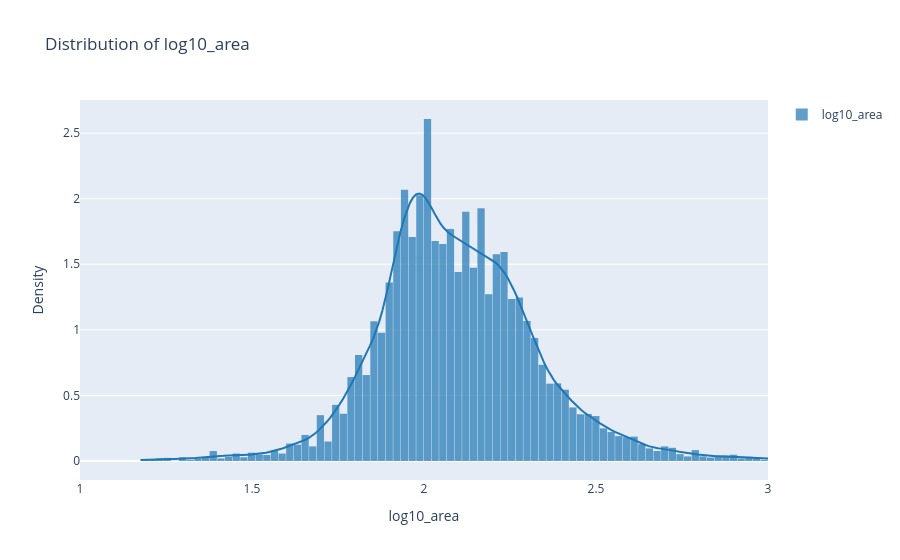

The code cell stored with this chart in its notebook:
### Markdown cell above
The KDE curve is stretched because of a very long tail. Using log scale to stabilise this. The reason of right-skewness will be analysed later on.

### Code cell
df["log10_area"] = np.log10(df["area"])
plot_distribution(df, "log10_area", bins=200, xlim=(1,3))

### Figure 1 — Plotly figure (JSON) as saved in the notebook; plotly's stock layout.template omitted (floating-point values rounded to 4 significant figures; data arrays with more than 128 entries replaced by an {"elided": "..."} marker saying what was removed)
{"data": [{"autobinx": false, "histnorm": "probability density", "legendgroup": "log10_area", "marker": {"color": "rgb(31, 119, 180)"}, "name": "log10_area", "opacity": 0.7, "type": "histogram", "x": {"elided": "20588 float values"}, "xaxis": "x", "xbins": {"end": 5.625, "size": 0.02224, "start": 1.176}, "yaxis": "y"}, {"legendgroup": "log10_area", "marker": {"color": "rgb(31, 119, 180)"}, "mode": "lines", "name": "log10_area", "showlegend": false, "type": "scatter", "x": {"elided": "500 float values"}, "xaxis": "x", "y": {"elided": "500 float values"}, "yaxis": "y"}], "layout": {"bargap": 0.05, "barmode": "overlay", "hovermode": "closest", "legend": {"traceorder": "reversed"}, "title": {"text": "Distribution of log10_area"}, "xaxis": {"anchor": "y2", "domain": [0, 1], "range": [1, 3], "title": {"text": "log10_area"}, "zeroline": false}, "yaxis": {"anchor": "free", "domain": [0, 1], "position": 0, "title": {"text": "Density"}}}}
